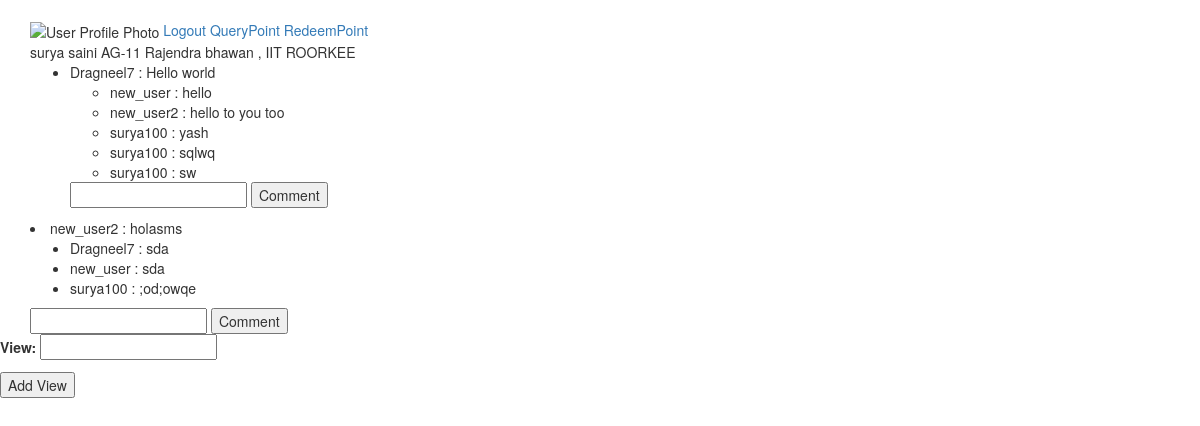
The page /user_E/ (signed in) on the database as committed earlier.
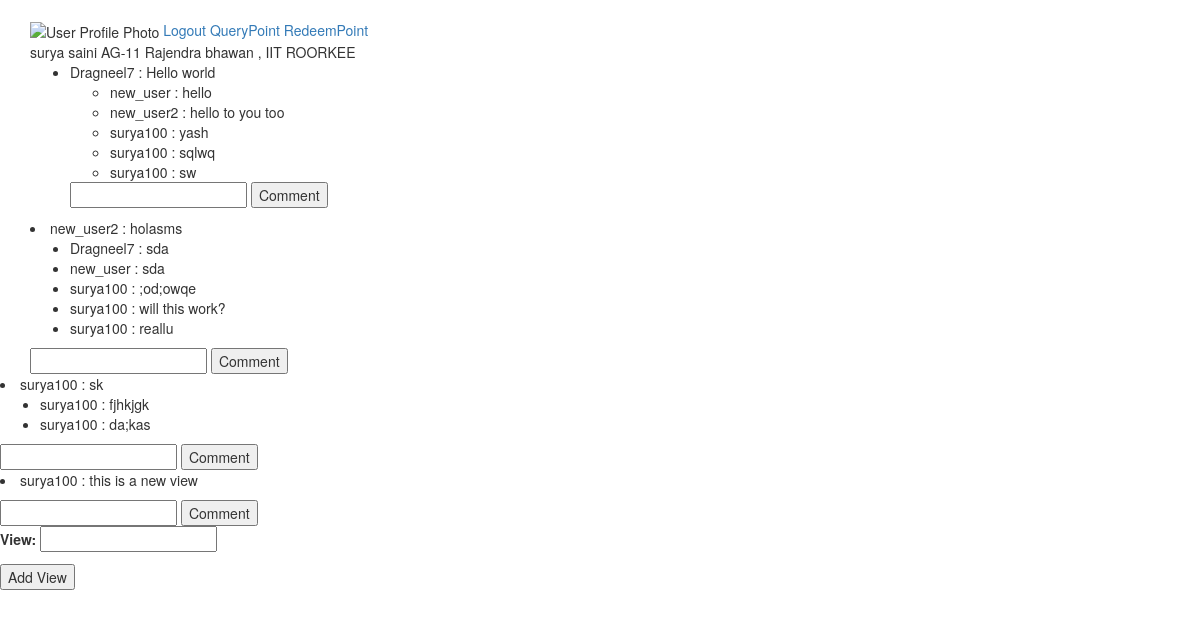
The same page on the database as committed later.
### xena/models.py (models this page shows)
class View(models.Model):
	userview = models.ForeignKey(User,related_name = 'views')
	view = models.CharField(max_length = 200)
	comments = models.ManyToManyField(User,through='Comment')
	def __unicode__(self):
		return self.view

class Comment(models.Model):
	usercomment = models.ForeignKey(User)
	comment_view = models.ForeignKey(View)
	comment = models.CharField(max_length = 200)
	def __unicode__(self):
		return self.comment

### xena/views.py (the view)
# urls.py: url(r'^user_E/$',views.info_fill,name = "infofill"),
def info_fill(request):
	q = User.objects.get(username = request.user.username)
	r = UserProfile.objects.get(userprofile = q)
	view_form = ViewForm()
	comment_form = CommentForm()
	view = View.objects.all()
	print view
	context ={'user':r,'views':view,'view_form':view_form,'comment_form':comment_form}
	return render(request,'xena/user.html',context)

### xena/forms.py
class ViewForm(forms.ModelForm):
	class Meta:
		model = View
		fields = ('view',)

class CommentForm(forms.ModelForm):
	class Meta:
		model = Comment
		fields = ('comment','comment_view')

### xena/templates/xena/user.html (shortened to what this page needs)
{% extends 'xena/base.html' %}
{% block content %}
{% load static %}
	<img src = "{% static "xena/user.jpg" %}" alt = "User Profile Photo" />
	<a href = "{% url 'xena:logout' %}">Logout</a>
	<a href = "{% url 'xena:query' %}">QueryPoint</a>
	<a href = "{% url 'xena:points' %}">RedeemPoint</a>
	<div class = "user-info">
		{{ user.firstname }} {{ user.lastname}}
		{{ user.address }}
	</div>
	<div class  = "common-feeds">
		<ul>
			{% for view in views %}
				<li>{{view.userview  }} : {{ view }}</li>
				<ul>
				{% for comment in view.comment_set.all %}
					<li> {{ comment.usercomment }} : {{ comment }} </li>
				{% endfor %}
				</ul>
			<div class = "community-feeds">
			<form method = "POST" action="/comment_save/" >{% csrf_token %}
			<input type=text name="comment"></input>
	<button type="submit">Comment</button></form>
</div>
	</div>
			{% endfor %}
	<div class = "user-feeds">
		<div class = "personal-feeds">
			<form method = "POST" action="/view_save/">{% csrf_token %}
				{{ view_form.as_p }}					<button type="submit">Add View </button>
	</form>
	</div>
{% endblock content %}

Rows that differ between the two databases and show on the page:
added Comment: usercomment "surya100", comment "will this work?", shown under View "holasms"
added Comment: usercomment "surya100", comment "reallu", shown under View "holasms"
added View: userview "surya100", view "sk"
added Comment: usercomment "surya100", comment "fjhkjgk"
added Comment: usercomment "surya100", comment "da;kas"
added View: userview "surya100", view "this is a new view"
